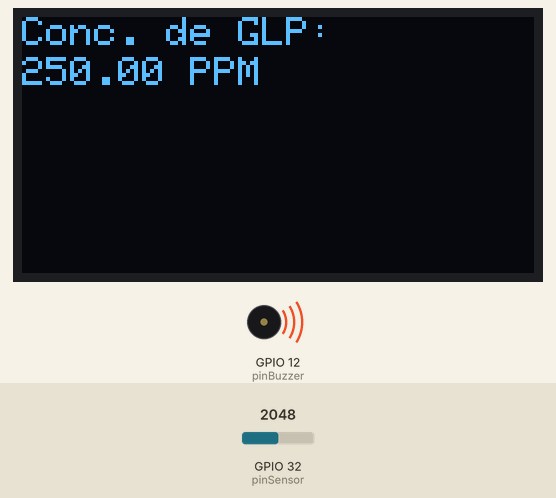
Simulated run of this sketch. Board: ESP32. On the bench: 128×64 one-colour display, buzzer (waves = sounding, pin HIGH). The test bench sets the inputs (shaded band); at power-on: GPIO 32 (pinSensor) = 2048. WiFi joins after 1.5 s; servers stay silent unless stated; what the sketch prints to the serial monitor is not drawn.

Above: at 3.7 s.
3.8 s: GPIO 32 (pinSensor) set to 2384
5.3 s: GPIO 32 (pinSensor) set to 2502
At 5.7 s:
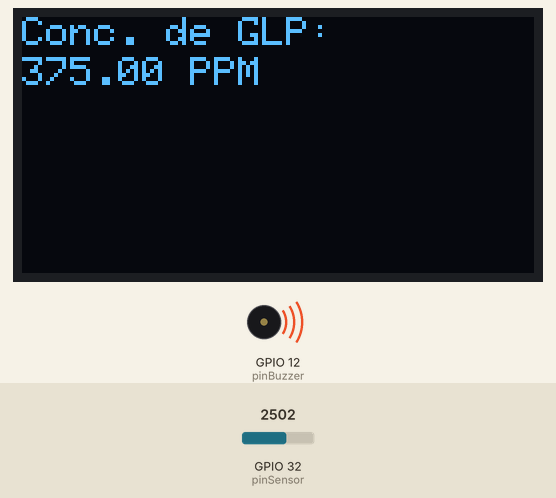
6.8 s: GPIO 32 (pinSensor) set to 883
At 8.0 s:
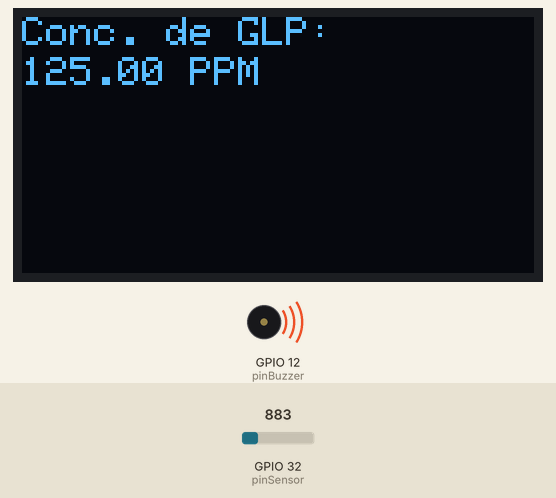
8.3 s: GPIO 32 (pinSensor) set to 763
At 9.5 s:
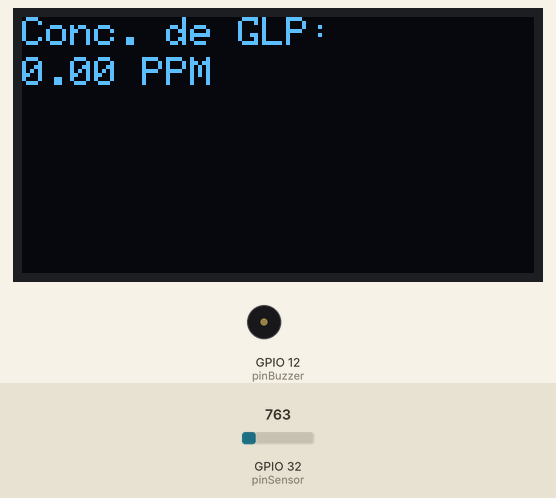
Timing chart, 0 to 11.3 s (numbered marks = the images above; inputs shaded):
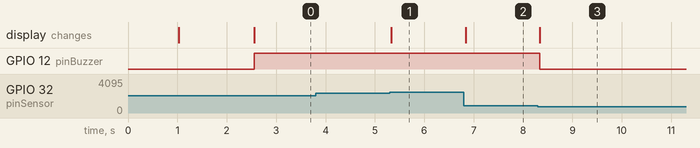

The sketch:

esp32Websocket.ino
```cpp
#include <WebSocketsClient.h>
#include <ArduinoJson.h>
#include <Wire.h>
#include <Adafruit_GFX.h>
#include <Adafruit_SSD1306.h>

// ====== DISPLAY OLED ======
#define SCREEN_WIDTH 128
#define SCREEN_HEIGHT 64
#define OLED_RESET    -1
Adafruit_SSD1306 display(SCREEN_WIDTH, SCREEN_HEIGHT, &Wire, OLED_RESET);

// ====== CONFIGURAÇÕES DO WI-FI ======
const char* ssid = "ERRO_404";
const char* password = "84831484";

// ====== SENSOR E BUZZER ======
const int pinSensor = 32;   // Pino analógico onde o sensor MQ2 está conectado
const int pinBuzzer = 12;   // Pino digital onde o buzzer está conectado

const float voltageMin = 0.1;  // Tensão mínima medida quando há gás (em volts)
const float voltageMax = 4.0;  // Tensão máxima medida quando há gás (em volts)
const float ppmMin = 0;        // Concentração de GLP correspondente à tensão mínima medida (em PPM)
const float ppmMax = 500;      // Concentração de GLP correspondente à tensão máxima medida (em PPM)
const float ppmThreshold = 100;// Limite de concentração de GLP para acionar o buzzer (em PPM)

// ====== CONFIGURAÇÕES DO WEBSOCKET ======
const char* websocket_host = "192.168.100.8";
const uint16_t websocket_port = 7777;
const char* websocket_path = "/";

WebSocketsClient webSocket;
unsigned long lastSend = 0;

// ====== EVENTOS DO WEBSOCKET ======
void webSocketEvent(WStype_t type, uint8_t* payload, size_t length) {
  switch(type) {
    case WStype_DISCONNECTED:
      Serial.println("Desconectado do WebSocket");
      break;

    case WStype_CONNECTED:
      Serial.println("Conectado ao WebSocket");
      webSocket.sendTXT("ping");  // Envia ping logo após conectar (handshake)
      break;

    case WStype_TEXT:
      Serial.printf("Recebido do servidor: %s\n", payload);
      if (strcmp((char*)payload, "pong") == 0) {
        Serial.println("Recebido pong do servidor");
      }
      break;
  }
}

// ====== SETUP ======
void setup() {
  Serial.begin(115200);
  delay(1000);

  pinMode(pinBuzzer, OUTPUT); // Configura o pino do buzzer como saída

  if(!display.begin(SSD1306_SWITCHCAPVCC, 0x3C)) {
    Serial.println(F("Falha ao iniciar o display SSD1306"));
    for(;;);
  }

  display.clearDisplay();
  display.setTextSize(1);
  display.setTextColor(SSD1306_WHITE);

  WiFi.begin(ssid, password);
  Serial.print("Conectando ao Wi-Fi");

  while (WiFi.status() != WL_CONNECTED) {
    delay(500);
    Serial.print(".");
  }

  Serial.println("\nWi-Fi conectado.");
  Serial.println(WiFi.localIP());

  // Inicializa WebSocket
  webSocket.begin(websocket_host, websocket_port, websocket_path);
  webSocket.onEvent(webSocketEvent);
  webSocket.setReconnectInterval(5000); // Tenta reconectar a cada 5s
}

// ====== LOOP PRINCIPAL ======
void loop() {
  int sensorValue = analogRead(pinSensor);

  // Convertendo o valor lido para tensão (em volts)
  float voltage = sensorValue * (5.0 / 4095.0); // A ESP32 possui 12 bits de resolução (0-4095) e tensão de referência de 5V

  // Calculando a concentração de GLP com base na tensão medida
  float value = map(voltage, voltageMin, voltageMax, ppmMin, ppmMax);

  // Exibindo a tensão lida e a concentração de GLP no monitor serial
  Serial.print("Tensao: ");
  Serial.print(voltage);
  Serial.println(" V");
  Serial.print("Concentracao de GLP: ");
  Serial.print(value);
  Serial.println(" PPM");

  // Exibindo a concentração de GLP no display OLED
  display.clearDisplay();
  display.setCursor(0, 0);
  display.print("Conc. de GLP:");
  display.setCursor(0, 10);
  display.print(value);
  display.print(" PPM");
  display.display();

  // Verifica se a concentração de GLP ultrapassou o limite
  if (value > ppmThreshold) {
    digitalWrite(pinBuzzer, HIGH);
  } else {
    digitalWrite(pinBuzzer, LOW);
  }

  // Aguarda um segundo antes da próxima leitura
  //delay(1000);

  // Mantém conexão ativa
  webSocket.loop();

  // Envia leitura do MQ-4 a cada 1 segundo
  if (millis() - lastSend > 1000) {
    lastSend = millis();

    // Envia só se conectado
    if (webSocket.isConnected()) {
      String json = "{\"mq4\":" + String(value) + "}";
      webSocket.sendTXT(json);
      Serial.print("Enviado ao servidor: ");
      Serial.println(json);
    } else {
      Serial.println("WebSocket desconectado, não enviando dados.");
    }
  }
}
```

Measured:
- the behaviour switches between 2456 and 2457 on GPIO 32 (pinSensor) (found by bisection; images 0 and 1)
- the behaviour switches between 819 and 818 on GPIO 32 (pinSensor) (found by bisection; images 2 and 3)
- after the input at 3.8 s, every drawn part: stays the same
- after the input at 5.3 s, the display: changes at once (image 1)
- after the input at 6.8 s, the display: changes at once (image 2)
- after the input at 8.3 s, GPIO 12 (pinBuzzer): HIGH → LOW at once; the display: first differs from a run without the input at once (image 3)
